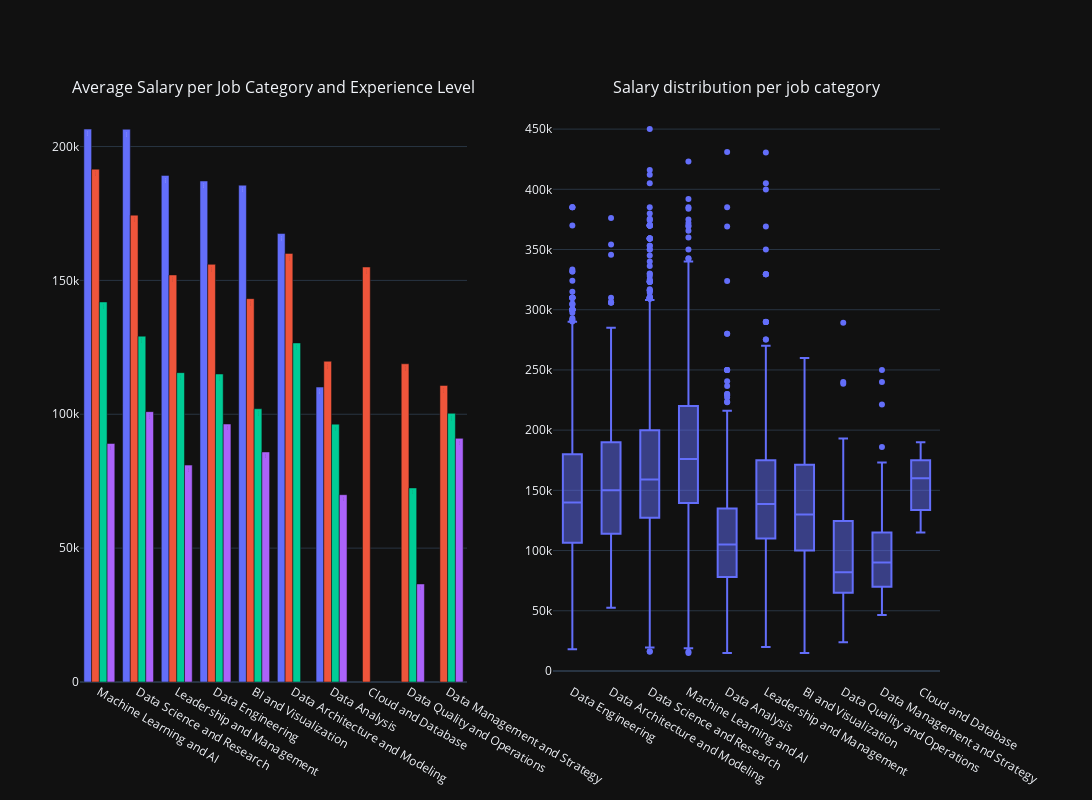

Notebook source saved alongside this figure:
### Code cell
# 1. Bar plot: Average Salary per Job Category and Experience Level

avg_salary = df.groupby(['job_category', 'experience_level'])['salary_in_usd'].mean().sort_values(ascending=False).round().reset_index()

bar_fig = px.bar(
    avg_salary,
    x='job_category',
    y='salary_in_usd',
    color='experience_level',
    barmode='group',
    labels={'salary_in_usd': 'Average Salary in USD', 'job_category': 'Job Category', 'experience_level': 'Experience Level'},
    title='Average Salary per Job Category and Experience Level',
    template='plotly_dark',
    text=avg_salary['salary_in_usd'] / 1000
)
bar_fig.update_layout(
    width=1200,
    height=800,
    yaxis_title='Average Salary in USD',
    xaxis_title='Job Category'
)
bar_fig.update_yaxes(tickprefix='$', ticksuffix='K', tickformat=',.0f')
bar_fig.update_traces(texttemplate='$%{text:.0f}K', textposition='inside')

# 2. Box plot: Salary distribution per job category

box_fig = px.box(
    df,
    x='job_category',
    y='salary_in_usd',
    labels={'salary_in_usd': 'Salary in USD', 'job_category': 'Job Category'},
    title='Salary distribution per job category',
    template='plotly_dark'
)
box_fig.update_layout(
    width=1000, 
    height=600 
)

fig = make_subplots(rows=1, cols=2, subplot_titles=("Average Salary per Job Category and Experience Level", "Salary distribution per job category"))

for trace in bar_fig['data']:
    fig.add_trace(trace, row=1, col=1)

for trace in box_fig['data']:
    fig.add_trace(trace, row=1, col=2)

fig.update_layout(
    height=800,
    width=1700,
    template='plotly_dark',
    showlegend=False
)
fig.show()

### Figure 1 — Plotly figure (JSON) as saved in the notebook; plotly's stock layout.template omitted (floating-point values rounded to 4 significant figures; data arrays with more than 128 entries replaced by an {"elided": "..."} marker saying what was removed)
{"data": [{"alignmentgroup": "True", "hovertemplate": "Experience Level=Executive<br>Job Category=%{x}<br>Average Salary in USD=%{y}<br>text=%{text}<extra></extra>", "legendgroup": "Executive", "marker": {"color": "#636efa", "pattern": {"shape": ""}}, "name": "Executive", "offsetgroup": "Executive", "orientation": "v", "showlegend": true, "text": [206.5, 206.5, 189.2, 187.1, 185.6, 167.5, 110.2], "textposition": "inside", "texttemplate": "$%{text:.0f}K", "type": "bar", "x": ["Machine Learning and AI", "Data Science and Research", "Leadership and Management", "Data Engineering", "BI and Visualization", "Data Architecture and Modeling", "Data Analysis"], "xaxis": "x", "y": [206510, 206460, 189214, 187123, 185567, 167500, 110156], "yaxis": "y"}, {"alignmentgroup": "True", "hovertemplate": "Experience Level=Senior<br>Job Category=%{x}<br>Average Salary in USD=%{y}<br>text=%{text}<extra></extra>", "legendgroup": "Senior", "marker": {"color": "#EF553B", "pattern": {"shape": ""}}, "name": "Senior", "offsetgroup": "Senior", "orientation": "v", "showlegend": true, "text": [191.5, 174.4, 160.1, 156.0, 155, 152.0, 143.2, 119.8, 118.9, 110.8], "textposition": "inside", "texttemplate": "$%{text:.0f}K", "type": "bar", "x": ["Machine Learning and AI", "Data Science and Research", "Data Architecture and Modeling", "Data Engineering", "Cloud and Database", "Leadership and Management", "BI and Visualization", "Data Analysis", "Data Quality and Operations", "Data Management and Strategy"], "xaxis": "x", "y": [191544, 174375, 160076, 156002, 155000, 152032, 143182, 119799, 118854, 110767], "yaxis": "y"}, {"alignmentgroup": "True", "hovertemplate": "Experience Level=Mid-level<br>Job Category=%{x}<br>Average Salary in USD=%{y}<br>text=%{text}<extra></extra>", "legendgroup": "Mid-level", "marker": {"color": "#00cc96", "pattern": {"shape": ""}}, "name": "Mid-level", "offsetgroup": "Mid-level", "orientation": "v", "showlegend": true, "text": [141.9, 129.2, 126.6, 115.5, 115.0, 102.0, 100.3, 96.32, 72.48], "textposition": "inside", "texttemplate": "$%{text:.0f}K", "type": "bar", "x": ["Machine Learning and AI", "Data Science and Research", "Data Architecture and Modeling", "Leadership and Management", "Data Engineering", "BI and Visualization", "Data Management and Strategy", "Data Analysis", "Data Quality and Operations"], "xaxis": "x", "y": [141945, 129167, 126638, 115545, 115031, 102050, 100350, 96317, 72484], "yaxis": "y"}, {"alignmentgroup": "True", "hovertemplate": "Experience Level=Entry-level<br>Job Category=%{x}<br>Average Salary in USD=%{y}<br>text=%{text}<extra></extra>", "legendgroup": "Entry-level", "marker": {"color": "#ab63fa", "pattern": {"shape": ""}}, "name": "Entry-level", "offsetgroup": "Entry-level", "orientation": "v", "showlegend": true, "text": [101.0, 96.35, 91.0, 89.08, 85.93, 81.01, 69.96, 36.63], "textposition": "inside", "texttemplate": "$%{text:.0f}K", "type": "bar", "x": ["Data Science and Research", "Data Engineering", "Data Management and Strategy", "Machine Learning and AI", "BI and Visualization", "Leadership and Management", "Data Analysis", "Data Quality and Operations"], "xaxis": "x", "y": [100976, 96348, 91004, 89076, 85929, 81012, 69962, 36627], "yaxis": "y"}, {"alignmentgroup": "True", "hovertemplate": "Job Category=%{x}<br>Salary in USD=%{y}<extra></extra>", "legendgroup": "", "marker": {"color": "#636efa"}, "name": "", "notched": false, "offsetgroup": "", "orientation": "v", "showlegend": false, "type": "box", "x": {"elided": "9355 str values"}, "x0": " ", "xaxis": "x2", "y": {"elided": "9355 int values"}, "y0": " ", "yaxis": "y2"}], "layout": {"annotations": [{"font": {"size": 16}, "showarrow": false, "text": "Average Salary per Job Category and Experience Level", "x": 0.225, "xanchor": "center", "xref": "paper", "y": 1, "yanchor": "bottom", "yref": "paper"}, {"font": {"size": 16}, "showarrow": false, "text": "Salary distribution per job category", "x": 0.775, "xanchor": "center", "xref": "paper", "y": 1, "yanchor": "bottom", "yref": "paper"}], "height": 800, "showlegend": false, "width": 1700, "xaxis": {"anchor": "y", "domain": [0, 0.45]}, "xaxis2": {"anchor": "y2", "domain": [0.55, 1]}, "yaxis": {"anchor": "x", "domain": [0, 1]}, "yaxis2": {"anchor": "x2", "domain": [0, 1]}}}
